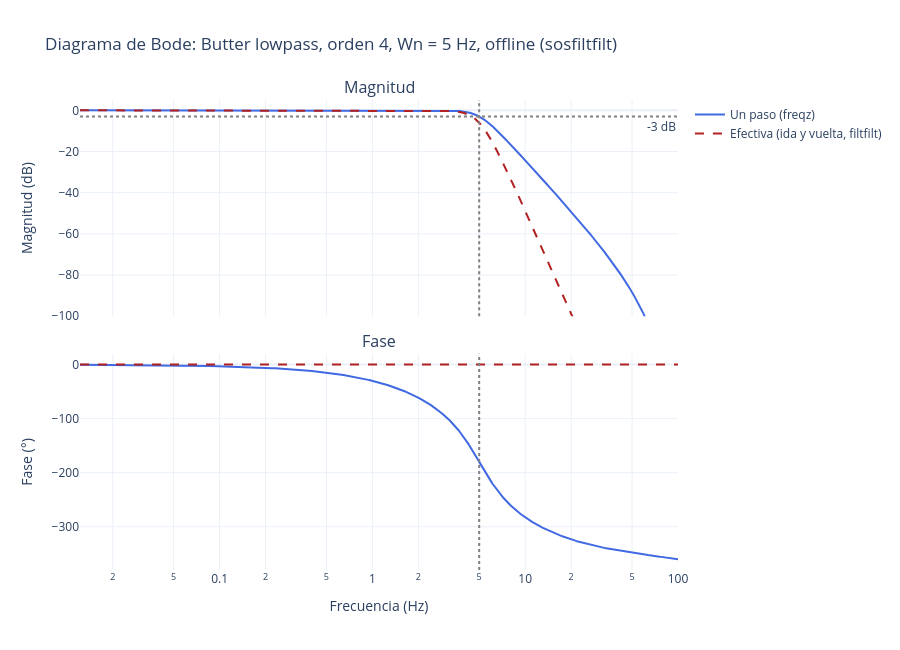

The notebook cell saved with this chart:
### Code cell
# LPF Butterworth a 5 Hz, orden 4, offline (fase cero)
df_D01_SA01_R01['ADXL_filt'] = filtrar_senal(df_D01_SA01_R01, 'ADXL', tipo='LPF', fc=5)

# # HPF Bessel a 0.5 Hz, causal (como en tiempo real)
# filtrar_senal(df_D01_SA01_R01, 'MMA', tipo='HPF', modelo='bessel', fc=0.5, orden=3, causal=True)

# # Pasabandas Chebyshev I, 1-10 Hz, 1 dB de rizado
# filtrar_senal(df_D01_SA01_R01, 'ITG', tipo='BPF', modelo='cheby1', fc=(1, 10), orden=4, rp=1)

# # Por especificaciones: el orden mínimo se calcula solo
# filtrar_senal(df_D01_SA01_R01, 'ADXL', tipo='LPF', modelo='ellip',
#               fpaso=5, frechazo=8, gpass=1, gstop=40)

### Figure 1 — Plotly figure (JSON) as saved in the notebook; plotly's stock layout.template omitted (floating-point values rounded to 4 significant figures; data arrays with more than 128 entries replaced by an {"elided": "..."} marker saying what was removed)
{"data": [{"line": {"color": "royalblue", "width": 2}, "mode": "lines", "name": "Un paso (freqz)", "type": "scatter", "x": {"elided": "8191 float values"}, "xaxis": "x", "y": {"elided": "8191 float values"}, "yaxis": "y"}, {"line": {"color": "firebrick", "dash": "dash", "width": 2}, "mode": "lines", "name": "Efectiva (ida y vuelta, filtfilt)", "type": "scatter", "x": {"elided": "8191 float values"}, "xaxis": "x", "y": {"elided": "8191 float values"}, "yaxis": "y"}, {"line": {"color": "royalblue", "width": 2}, "mode": "lines", "name": "Fase (un paso)", "showlegend": false, "type": "scatter", "x": {"elided": "8191 float values"}, "xaxis": "x2", "y": {"elided": "8191 float values"}, "yaxis": "y2"}, {"line": {"color": "firebrick", "dash": "dash", "width": 2}, "mode": "lines", "name": "Fase efectiva = 0°", "showlegend": false, "type": "scatter", "x": {"elided": "8191 float values"}, "xaxis": "x2", "y": {"elided": "8191 int values"}, "yaxis": "y2"}], "layout": {"annotations": [{"font": {"size": 16}, "showarrow": false, "text": "Magnitud", "x": 0.5, "xanchor": "center", "xref": "paper", "y": 1, "yanchor": "bottom", "yref": "paper"}, {"font": {"size": 16}, "showarrow": false, "text": "Fase", "x": 0.5, "xanchor": "center", "xref": "paper", "y": 0.46, "yanchor": "bottom", "yref": "paper"}, {"showarrow": false, "text": "-3 dB", "x": 1, "xanchor": "right", "xref": "x domain", "y": -3, "yanchor": "top", "yref": "y"}], "height": 650, "hovermode": "x unified", "shapes": [{"line": {"color": "gray", "dash": "dot"}, "type": "line", "x0": 0, "x1": 1, "xref": "x domain", "y0": -3, "y1": -3, "yref": "y"}, {"line": {"color": "gray", "dash": "dot"}, "type": "line", "x0": 5, "x1": 5, "xref": "x", "y0": 0, "y1": 1, "yref": "y domain"}, {"line": {"color": "gray", "dash": "dot"}, "type": "line", "x0": 5, "x1": 5, "xref": "x2", "y0": 0, "y1": 1, "yref": "y2 domain"}], "title": {"text": "Diagrama de Bode: Butter lowpass, orden 4, Wn = 5 Hz, offline (sosfiltfilt)"}, "xaxis": {"anchor": "y", "domain": [0, 1], "matches": "x2", "showticklabels": false, "type": "log"}, "xaxis2": {"anchor": "y2", "domain": [0, 1], "title": {"text": "Frecuencia (Hz)"}, "type": "log"}, "yaxis": {"anchor": "x", "domain": [0.54, 1], "range": [-100, 5], "title": {"text": "Magnitud (dB)"}}, "yaxis2": {"anchor": "x2", "domain": [0, 0.46], "title": {"text": "Fase (°)"}}}}
